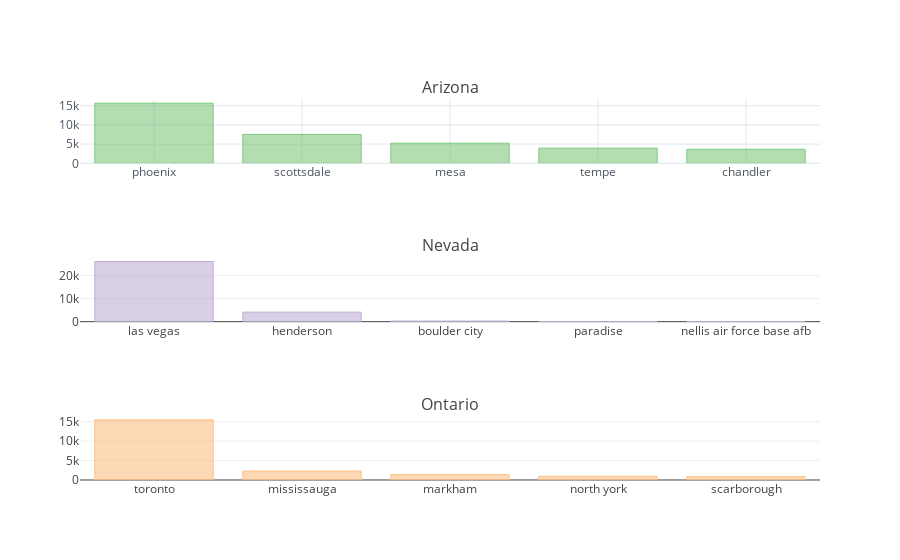

The notebook cell saved with this chart:
### Code cell
#top 5 cities by business count in the top 3 states
top5_statecity = business_df[['city', 'state', 'address']]\
                            .loc[business_df.state.isin(('AZ', 'NV', 'ON'))]\
                            .groupby(['city','state'], as_index=False).address\
                            .count()
top5_statecity = top5_statecity.groupby(['state'], group_keys=False)\
                               .apply(lambda x: x.nlargest(5, 'address'))
figs = [
    top5_statecity.loc[top5_statecity.state==s, ('city', 'address')]\
                  .iplot(kind='bar', 
                         x='city', 
                         y='address', 
                         asFigure=True, 
                         color=next(colorscale))
    for s in top5_statecity.state.unique()]
cf.iplot(cf.subplots(figs, 
                     subplot_titles=['Arizona', 'Nevada', 'Ontario'], 
                     shape=(3, 1), 
                     vertical_spacing=0.25),  
         legend=False)

### Figure 1 — Plotly figure (JSON) as saved in the notebook; plotly's stock layout.template omitted (floating-point values rounded to 4 significant figures)
{"data": [{"marker": {"color": "rgba(127, 201, 127, 0.6)", "line": {"color": "rgba(127, 201, 127, 1.0)", "width": 1}}, "name": "address", "orientation": "v", "text": "", "type": "bar", "uid": "aedcc8", "x": ["phoenix", "scottsdale", "mesa", "tempe", "chandler"], "xaxis": "x", "y": [15666, 7521, 5243, 3950, 3650], "yaxis": "y"}, {"marker": {"color": "rgba(190, 174, 212, 0.6)", "line": {"color": "rgba(190, 174, 212, 1.0)", "width": 1}}, "name": "address", "orientation": "v", "text": "", "type": "bar", "uid": "d252ba", "x": ["las vegas", "henderson", "boulder city", "paradise", "nellis air force base afb"], "xaxis": "x2", "y": [26090, 4132, 248, 24, 17], "yaxis": "y2"}, {"marker": {"color": "rgba(253, 192, 134, 0.6)", "line": {"color": "rgba(253, 192, 134, 1.0)", "width": 1}}, "name": "address", "orientation": "v", "text": "", "type": "bar", "uid": "77acf2", "x": ["toronto", "mississauga", "markham", "north york", "scarborough"], "xaxis": "x3", "y": [15491, 2323, 1390, 946, 873], "yaxis": "y3"}], "layout": {"annotations": [{"font": {"size": 16}, "showarrow": false, "text": "Arizona", "x": 0.5, "xanchor": "center", "xref": "paper", "y": 1.0, "yanchor": "bottom", "yref": "paper"}, {"font": {"size": 16}, "showarrow": false, "text": "Nevada", "x": 0.5, "xanchor": "center", "xref": "paper", "y": 0.5833, "yanchor": "bottom", "yref": "paper"}, {"font": {"size": 16}, "showarrow": false, "text": "Ontario", "x": 0.5, "xanchor": "center", "xref": "paper", "y": 0.1667, "yanchor": "bottom", "yref": "paper"}], "autosize": true, "legend": {"bgcolor": "#FFFFFF", "font": {"color": "#4D5663"}}, "paper_bgcolor": "#FFFFFF", "plot_bgcolor": "#FFFFFF", "showlegend": false, "titlefont": {"color": "#4D5663"}, "xaxis": {"anchor": "y", "autorange": true, "domain": [0, 1], "gridcolor": "#E1E5ED", "range": [-0.5, 4.5], "showgrid": true, "tickfont": {"color": "#4D5663"}, "title": "", "titlefont": {"color": "#4D5663"}, "type": "category", "zerolinecolor": "#E1E5ED"}, "xaxis2": {"anchor": "y2", "autorange": true, "domain": [0, 1], "range": [-0.5, 4.5], "type": "category"}, "xaxis3": {"anchor": "y3", "autorange": true, "domain": [0, 1], "range": [-0.5, 4.5], "type": "category"}, "yaxis": {"anchor": "x", "autorange": true, "domain": [0.8333, 1.0], "gridcolor": "#E1E5ED", "range": [0, 16490.0], "showgrid": true, "tickfont": {"color": "#4D5663"}, "title": "", "titlefont": {"color": "#4D5663"}, "type": "linear", "zerolinecolor": "#E1E5ED"}, "yaxis2": {"anchor": "x2", "autorange": true, "domain": [0.4167, 0.5833], "range": [0, 27460.0], "type": "linear"}, "yaxis3": {"anchor": "x3", "autorange": true, "domain": [0, 0.1667], "range": [0, 16310.0], "type": "linear"}}}
